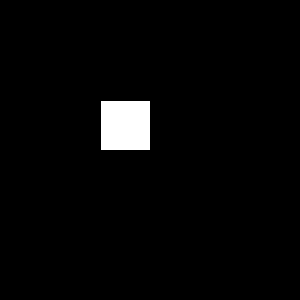
Frame 1 (no input)
Frame 60 (the mouse pressed at the canvas centre just before this capture): identical to frame 1, image omitted
Frame 120 (the mouse held since frame 60 and released just before this capture): identical to frame 1, image omitted

The Processing sketch that drew this single still picture (run headless with seeded random() and noise(); from frame 60 on, the mouse is pressed at the canvas centre):

// Processing sketch: Session_6_square_
// ── Session_6_square_.pde
void setup(){
  size(300,300);
  
}
 int size = 50, x=100, y=100;

void draw(){
  
  background(0);
  rect(x,y,size,size);
  
}
